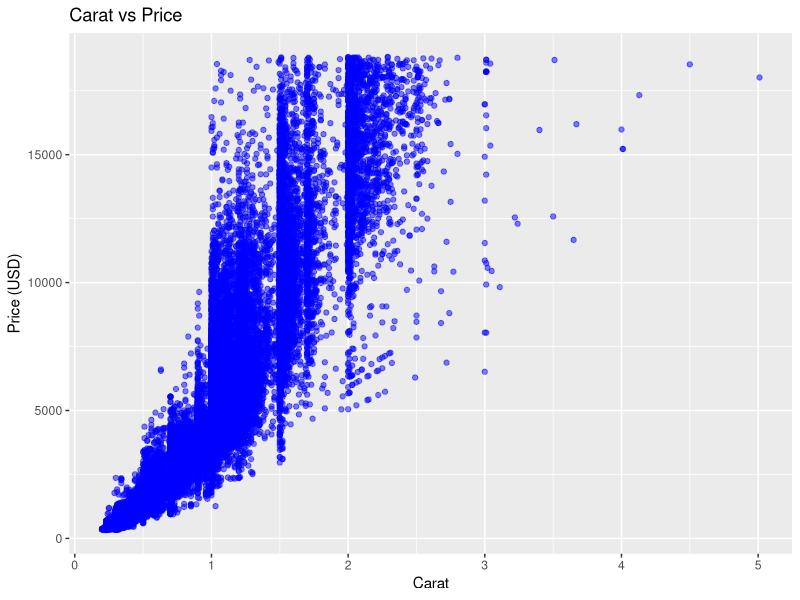

Reproduce this figure in R.
## ---- chunk 1
#| echo: false
# Load the diamonds dataset
library(ggplot2)
data(diamonds)
# Scatterplot of carat vs price
ggplot(data = diamonds, aes(x = carat, y = price)) +
geom_point(color = "blue", alpha = 0.5) +
ggtitle("Carat vs Price") +
xlab("Carat") +
ylab("Price (USD)")
